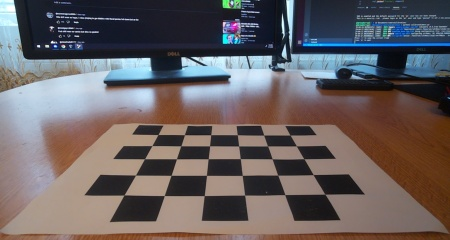
#> input picture hardware/cameraCalibration/images/image0.jpg, 450 x 240 px, found by its file name
$ python poseDetector.py
#> lines starting #> are read from the running program, lines starting #| are printed output that depends on the picture; after the words box and inside, x2 and y2 are one past the last pixel; in counts of white or black regions, pixels touching at a corner belong together
### utils/helpers.py
import numpy as np


# [103 lines left out: functions sendQueueMessage, subscribeQueueMessage, unsubscribeQueueMessage, removePipeElements, readLatestFromPipeAndClear, findClosestValueForKey and 2 more, not called in this run]


def readCameraParamsFromFile(filename):
    cameraParams = np.load(filename, allow_pickle="TRUE").item()
#> (reads hardware/cameraCalibration/calibration.npy from the repository)
    cameraMatrix = cameraParams["camera_matrix"]
    dist = cameraParams["dist_coeff"]
    return cameraMatrix, dist

### hardware/cameraCalibration/poseDetector.py
import cv2
import numpy as np


class PoseDetector:
    CHESSBOARD_SIZE = (6, 5)

    # X, Y, Z
    ROAD = np.float32([[-1, 0 ,0], [6, 0 ,0], [-2, 5, 0], [7, 5, 0]])
    INTERSECTION = np.float32([[-2, 1, 0], [7, 1, 0], [-2, 5, 0], [7, 5, 0]])
    SIGNS = np.float32([[6, 0, -4], [6, 6, -4], [6, 0, -1], [6, 6, -2]])
    # OBSTACLE = np.float32([[-2, 7, 0], [-2, 7, -6], [7, 7, 0], [7, 7, -6]])

    def __init__(self, cameraMatrix, distCoeffs, width=640, height=480):
#> further down, imageOriginal is the input picture: shape (240, 450, 3); mean B, G, R 97.6, 96.3, 103.7
        self.chessboardFound = False
        self.cameraMatrix = cameraMatrix
        self.distCoeffs = distCoeffs
        self.image = None
        self.width = width
        self.height = height

        self.objectPoints3d = np.zeros((self.CHESSBOARD_SIZE[0] * self.CHESSBOARD_SIZE[1], 3), np.float32)
        self.objectPoints3d[:, :2] = np.mgrid[0:self.CHESSBOARD_SIZE[0], 0:self.CHESSBOARD_SIZE[1]].T.reshape(-1, 2)

        self.ROIS = {}
        self.points2d = {}
        self.defaultPoints2d = {
            "Road": [(118, 127), (332, 127), (0, 210), (450, 210)],
            "Intersection": [(72, 127), (378, 127), (72, 220), (378, 220)],
            "Sign": [(320, 30), (440, 30), (320, 110), (440, 150)]
        }

    def findAreas(self, image):
        self.image = image
        width = self.image.shape[1]
#> width = 450
        height = self.image.shape[0]
#> height = 240

        gray = cv2.cvtColor(self.image, cv2.COLOR_BGR2GRAY)
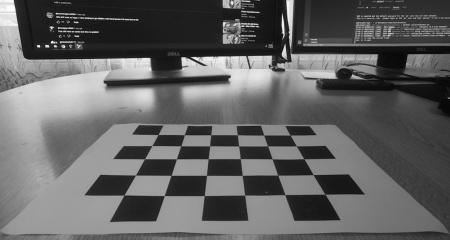
#> gray: shape (240, 450); min 5, max 255, mean 98.7
        found, corners = cv2.findChessboardCorners(gray, self.CHESSBOARD_SIZE, None)
#> found = True; corners = 30 rows, first 8: [158, 134.5], [184.4, 134.7], [210.6, 134.7], [237.4, 134.7], [263.6, 135.2], [290, 135.1], [152, 145.5], [180.8, 145.7]

        if found:
            _, rvecs, tvecs = cv2.solvePnP(self.objectPoints3d, corners, self.cameraMatrix, self.distCoeffs)
#> rvecs = [-1.29, 0.0189, 0.00946]; tvecs = [-2.25, 1.22, 11.31]

            self.points2d["Road"], _ = cv2.projectPoints(self.ROAD, rvecs, tvecs, self.cameraMatrix, self.distCoeffs)
            self.points2d["Intersection"], _ = cv2.projectPoints(self.INTERSECTION, rvecs, tvecs, self.cameraMatrix, self.distCoeffs)
            self.points2d["Sign"], _ = cv2.projectPoints(self.SIGNS, rvecs, tvecs, self.cameraMatrix, self.distCoeffs)
            # points2d["Obstacle"], _ = cv2.projectPoints(self.OBSTACLE, rvecs, tvecs, self.cameraMatrix, self.distCoeffs)

            for setOfPoints in self.points2d:
                for point in self.points2d[setOfPoints]:
                    if point[0][0] >= width:
                        point[0][0] = width
                    elif point[0][0] <= 0:
                        point[0][0] = 0

                    if point[0][1] >= height:
                        point[0][1] = height
                    elif point[0][1] <= 0:
                        point[0][1] = 0

                points = np.array(self.points2d[setOfPoints], dtype=np.int32)
                rect = cv2.boundingRect(points)
                x, y, w, h = rect
                self.ROIS[setOfPoints] = [y, y + h, x, x + w]
#> this loop made 3 passes
#> (setOfPoints, points, x, y, w, h) on passes 1 to 3: ('Road', [[131, 134], [316, 134], [34, 210], [398, 201]], 34, 134, 365, 77), ('Intersection', [[94, 145], [354, 145], [34, 210], [398, 201]], 34, 145, 365, 66), ('Sign', [[327, 25], [412, 50], [319, 109], [420, 155]], 319, 25, 102, 131)
#> after the loop, point = [[420.6, 155.6]]; self.ROIS = {'Road': [134, 211, 34, 399], 'Intersection': [145, 211, 34, 399], 'Sign': [25, 156, 319, 421]}
            return True
        return False

    def getUndistortedImage(self, image):
        newCameraMatrix, _ = cv2.getOptimalNewCameraMatrix(self.cameraMatrix, self.distCoeffs, (self.width, self.height), 1, (self.width, self.height))
        return cv2.undistort(image, self.cameraMatrix, None, newCameraMatrix)

    def drawPoints(self, image, points2d, color = (0, 0, 255)):
        points2d = np.int32(points2d).reshape(-1, 2)
        for point in points2d:
            image = cv2.circle(image, (point[0], point[1]), radius = 2, color = color, thickness = -1)
        return image

    def getRoi(self, roi):
        area = self.ROIS[roi]
        return self.image[area[0] : area[1], area[2] : area[3]]

    def get2dCoords(self):
        for roi in self.points2d:
            self.points2d[roi] = np.int32(self.points2d[roi]).reshape(-1, 2)
#> this loop made 3 passes
#> roi on passes 1 to 3: 'Road', 'Intersection', 'Sign'
#> after the loop, self.points2d = {'Road': [[131, 134], [316, 134], [34, 210], [398, 201]], 'Intersection': [[94, 145], [354, 145], [34, 210], [398, 201]], 'Sign': [[327, 25], [412, 50], [319, 109], [420, 155]]}
        return self.points2d

    def getDefault2dCoords(self):
        return self.defaultPoints2d


if __name__ == "__main__":
    from utils.helpers import readCameraParamsFromFile

    cameraMatrix, distCoeffs = readCameraParamsFromFile("hardware/cameraCalibration/calibration.npy")

    poseDetector = PoseDetector(cameraMatrix, distCoeffs)

    imageOriginal = cv2.imread("hardware/cameraCalibration/images/image0.jpg")
    image = poseDetector.getUndistortedImage(imageOriginal)

    if poseDetector.findAreas(imageOriginal):
        points2d = poseDetector.get2dCoords()
#> points2d has the same summary as self.points2d in get2dCoords
        image = poseDetector.drawPoints(image, points2d["Road"])
#> in drawPoints, `points2d = np.int32(points2d).reshape(-1, 2)`: points2d = [[131, 134], [316, 134], [34, 210], [398, 201]]
#> the loop in drawPoints, `for point in points2d:` made 4 passes
#> after the loop in drawPoints, `for point in points2d:`: image: shape (240, 450, 3); mean B, G, R 97.5, 96.3, 103.7
        image = poseDetector.drawPoints(image, points2d["Intersection"], color=(255, 0, 255))
#> the loop in drawPoints (call 2), `for point in points2d:` made 4 passes
#> after the loop in drawPoints (call 2), `for point in points2d:`: image: shape (240, 450, 3); mean B, G, R 97.6, 96.3, 103.8
        image = poseDetector.drawPoints(image, points2d["Sign"], color=(255, 255, 0))
#> in drawPoints (call 3), `points2d = np.int32(points2d).reshape(-1, 2)`: points2d = [[327, 25], [412, 50], [319, 109], [420, 155]]
#> the loop in drawPoints (call 3), `for point in points2d:` made 4 passes
#> pass 3, in drawPoints (call 3), `image = cv2.circle(image, (point[0], point[1]), radius = 2, color = co..`:
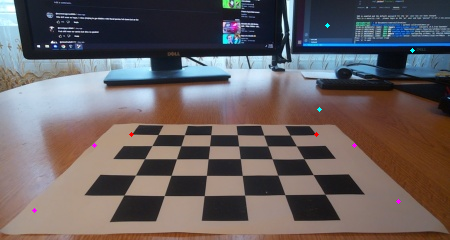
#> image: shape (240, 450, 3); mean B, G, R 97.7, 96.3, 103.7
#> after the loop in drawPoints (call 3), `for point in points2d:`: image: shape (240, 450, 3); 0.01% of pixels changed, all inside (x1, y1, x2, y2) = (418, 153, 423, 158)

    cv2.imshow("Image", image)
    cv2.waitKey(0)
    cv2.destroyAllWindows()
